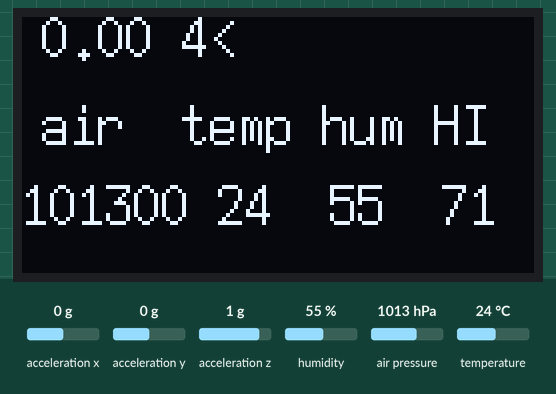
Simulated run of this sketch. Board: Arduino Uno, built with avr-gcc and run on an emulated ATmega328P. Parts: 128×64 one-colour display. Wiring (inferred from the names in the program): ADXL345 accelerometer at I2C address 0x53. Inputs (shaded band) come from the test bench; at power-on: acceleration x 0 g, acceleration y 0 g, acceleration z 1 g, humidity 55 %, air pressure 1013 hPa, temperature 24 °C. What the sketch prints to the serial monitor is not drawn.

Above: at 5.9 s.
6.0 s: acceleration x set to -1.4 g
At 8.5 s:
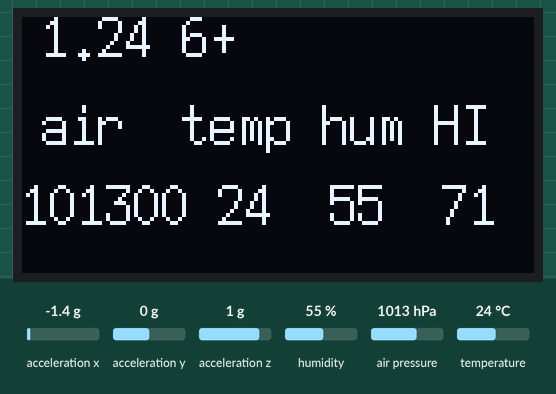
9.5 s: acceleration y set to -1.4 g
At 12.8 s:
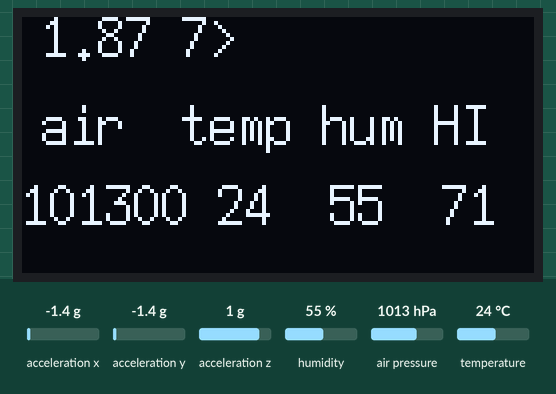
13.5 s: acceleration z set to -1.4 g
At 17.1 s:
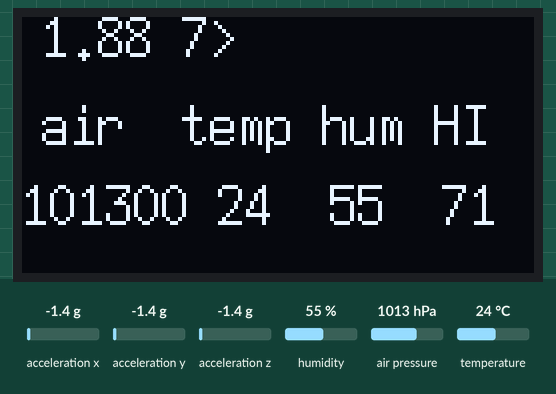
17.5 s: humidity set to 22 %
At 20.8 s:
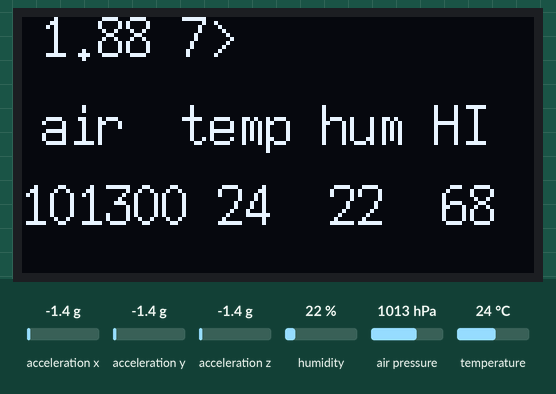
21.5 s: air pressure set to 952 hPa
At 24.5 s:
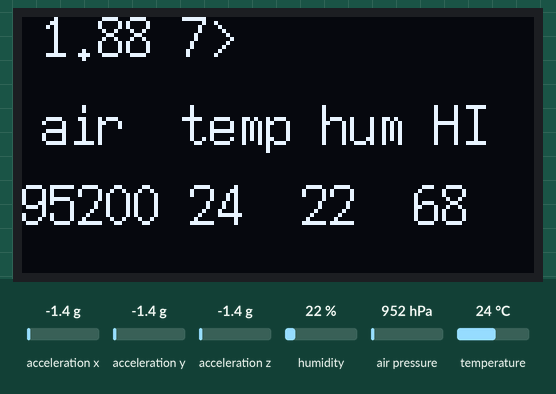
25.5 s: temperature set to 12 °C
At 28.8 s:
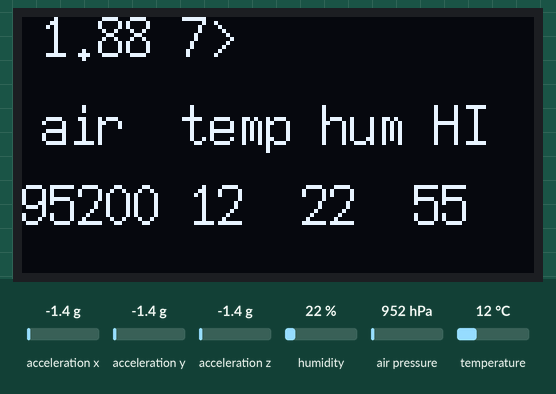
Timing chart, 0 to 30.3 s (numbered marks = the images above; inputs shaded):
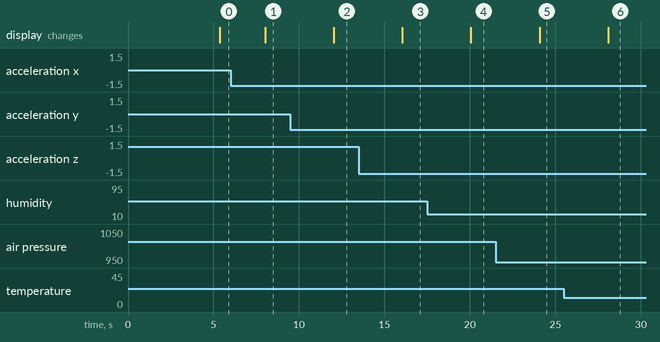

Measured:
- after the input at 6.0 s, the display: changes after 2.0 s (image 1)
- after the input at 9.5 s, the display: changes after 2.5 s (image 2)
- after the input at 13.5 s, the display: changes after 2.5 s (image 3)
- after the input at 17.5 s, the display: changes after 2.6 s (image 4)
- after the input at 21.5 s, the display: changes after 2.6 s (image 5)
- after the input at 25.5 s, the display: changes after 2.6 s (image 6)

The sketch:

OLED_adxl345_bme280.ino
```cpp
//install U8glib using Manage Libraries
//install BME280 by Tyler Glenn using Manage Libraries
#include <BME280I2C.h>
#include <Wire.h>
#include <U8glib.h>
#include "ADXL345.h"
U8GLIB_SSD1306_128X64 u8g(U8G_I2C_OPT_NONE);
BME280I2C bme;
bool metric=true;
int yPos = 0;
char data[20];
char data1[20];
int i=0;

double Xg, Yg, Zg,cX,cY,cZ;
ADXL345 acc;

void setup(void) {
acc.begin();
u8g.setColorIndex(1);
u8g.setFont(u8g_font_7x14);
for (int j=0;j<20;j++){data[j]=' ';}
Serial.begin(9600);
while(!Serial) {} // Wait
  while(!bme.begin()){
    Serial.println("Could not find BME280 sensor!");
    delay(1000);     }

 cX=cY=cZ=0;
 for(int i=0;i<20;i++){
 acc.read(&Xg, &Yg, &Zg);
  cX =cX+ abs(Xg);
  cY =cY+ abs(Yg);
  cZ =cZ+ abs(Zg);
  delay(200);
 }
cX=cX/20;
cY=cY/20;
cZ=cZ/20;
Serial.print(cX);
Serial.print(" ");
Serial.print(cY);
Serial.print(" ");
Serial.println(cZ);
Serial.println("Start");
}

void serialEvent(){
  for(i-0;i<20;i++){data1[i]=' ';}
char c;
i=0;
while(Serial.available()>0){
c=Serial.read();
if (c!='\n') {data1[i]=c;i++;}
else {i=0;break;}
}
}

void loop(void) {
  double Xg, Yg, Zg,g,si;
  acc.read(&Xg, &Yg, &Zg);
Xg=abs(abs(Xg)-cX);
Yg=abs(abs(Yg)-cY);
Zg=abs(abs(Zg)-cZ);
g=sqrt(pow(Xg,2.0)+pow(Yg,2.0)+pow(Zg,2.0));


float temp(NAN), hum(NAN), pres(NAN);
uint8_t pressureUnit(0);           // unit: B000 = Pa, B001 = hPa, B010 = Hg, B011 = atm, B100 = bar, B101 = torr, B110 = N/m^2, B111 = psi
bme.read(pres, temp, hum, metric, pressureUnit);
sprintf(data,"%ld %d",round(pres),round(temp));
float HI=0.81*temp+0.01*hum*(0.99*temp-14.3)+46.3;
sprintf(data,"%s  %d",data,round(hum));
sprintf(data,"%s  %d",data,round(HI));
dtostrf(g,1,2,data1);
Serial.println(data);
Serial.println(g);
if(g<0.11 ){sprintf(data1,"%s %s",data1,"4<");}
else if(g>0.11 && g<0.24){sprintf(data1,"%s %s",data1,"5-");}
else if(g>=0.24 && g<0.52){sprintf(data1,"%s %s",data1,"5+");}
else if(g>=0.52 && g<0.83){sprintf(data1,"%s %s",data1,"6-");}
else if(g>=0.83 && g<1.5){sprintf(data1,"%s %s",data1,"6+");}
else if(g>=1.5){sprintf(data1,"%s %s",data1,"7>");}
delay(1000);
yPos=52;
u8g.firstPage();
  do {
  u8g.drawStr(0,yPos,data);
  u8g.drawStr(5,10,data1);
  u8g.drawStr(5,32,"air  temp hum HI");
  } while(u8g.nextPage());
}
```

ADXL345.cpp
```cpp
// (licence header left out)
#include "ADXL345.h"
#include <Wire.h>

int ADXL345::writeRegister(byte reg_addr, int nbytes, byte *buffer)
{
	int written_bytes;

	Wire.beginTransmission(ADXL345::ADDRESS);
	Wire.write(reg_addr);
	written_bytes = Wire.write(buffer, nbytes);
	Wire.endTransmission();

	return written_bytes;
}

int ADXL345::readRegister(byte reg_addr, int nbytes, byte *buffer)
{
	int idx = 0;

	Wire.beginTransmission(ADXL345::ADDRESS);
	Wire.write(reg_addr);
	Wire.endTransmission();

	Wire.requestFrom(ADXL345::ADDRESS, nbytes);

	while(Wire.available() && idx < nbytes)
	{
		buffer[idx++] = Wire.read();
	}

	return idx;
}

ADXL345::ADXL345()
{
	Wire.begin();

	zG[0] = -20;
	zG[1] =  15;
	zG[2] = -23;
}

void ADXL345::begin()
{
	byte data = 0x08;
	writeRegister(ADXL345::POWER_CTL, 1, &data);
}

void ADXL345::end()
{
	byte data = 0x00;
	writeRegister(ADXL345::POWER_CTL, 1, &data);
}

void ADXL345::read(double *x, double *y, double *z)
{
	byte buffer[6];

	readRegister(ADXL345::DATAX0, 6, buffer);

	*x = ((buffer[0] + (buffer[1] << 8)) - zG[0])/256.0;
	*y = ((buffer[2] + (buffer[3] << 8)) - zG[1])/256.0;
	*z = ((buffer[4] + (buffer[5] << 8)) - zG[2])/256.0;
}

void ADXL345::read(int *x, int *y, int *z)
{
	byte buffer[6];

	readRegister(ADXL345::DATAX0, 6, buffer);

	*x = buffer[0] + (buffer[1] << 8);
	*y = buffer[2] + (buffer[3] << 8);
	*z = buffer[4] + (buffer[5] << 8);
}


void ADXL345::setRange(range_t range)
{
	switch(range)
	{
		case RANGE_16G:
		case RANGE_8G:
		case RANGE_4G:
		case RANGE_2G:
			writeRegister(ADXL345::DATA_FORMAT, 1, (byte *)&range);
			break;
	}
}

void ADXL345::setZeroG(double x, double y, double z)
{
	zG[0] = x*256.0;
	zG[1] = y*256.0;
	zG[2] = z*256.0;
}

void ADXL345::setZeroG(int x, int y, int z)
{
	zG[0] = x;
	zG[1] = y;
	zG[2] = z;
}
```

ADXL345.h
```cpp
// (licence header left out)
#ifndef _ADXL345_H
#define _ADXL345_H

#include <Arduino.h>

// All functions return -1 on error and 0 on success
class ADXL345
{
	private:
		/* ADXL345 Registers */
		enum info_t
		{
			DEVID          = 0x00,
			THRESH_TAP     = 0x1D,
			OFSX           = 0x1E,
			OFSY           = 0x1F,
			OFSZ           = 0x20,
			DUR            = 0x21,
			Latent         = 0x22,
			Window         = 0x23,
			THRESH_ACT     = 0x24,
			THRESH_INACT   = 0x25,
			TIME_INACT     = 0x26,
			ACT_INACT_CTL  = 0x27,
			THRESH_FF      = 0x28,
			TIME_FF        = 0x29,
			TAP_AXES       = 0x2A,
			ACT_TAP_STATUS = 0x2B,
			BW_RATE        = 0x2C,
			POWER_CTL      = 0x2D,
			INT_ENABLE     = 0x2E,
			INT_MAP        = 0x2F,
			INT_SOURCE     = 0x30,
			DATA_FORMAT    = 0x31,
			DATAX0         = 0x32,
			DATAX1         = 0x33,
			DATAY0         = 0x34,
			DATAY1         = 0x35,
			DATAZ0         = 0x36,
			DATAZ1         = 0x37,
			FIFO_CTL       = 0x38,
			FIFO_STATUS    = 0x39,
			ADDRESS        = 0xA7 >> 1
		};


		int zG[3];
		int readRegister(byte reg_addr, int nbytes, byte *buffer);
		int writeRegister(byte reg_addr, int nbytes, byte *buffer);

	public:
		enum range_t
		{
			RANGE_16G = 0x0B,
			RANGE_8G  = 0x0A,
			RANGE_4G  = 0x09,
			RANGE_2G  = 0x08
		};

		ADXL345();

		void begin();
		void end();

		//G Reading
		void read(double *x, double *y, double *z);

		//Raw reading
		void read(int *x, int *y, int *z);

		//Unit must be res_t
		void setRange(range_t range);

		//Unit must be G
		void setZeroG(double x, double y, double z);

		//Unit must be "Raw"
		void setZeroG(int x, int y, int z);
};

#endif // _ADXL345_H
```

NDIR_SoftwareSerial.cpp
```cpp
/*
Description:
This is a example code for Sandbox Electronics NDIR CO2 sensor module.
You can get one of those products on
http://sandboxelectronics.com

Version:
V1.2

Release Date:
2019-01-10

Author:
Tiequan Shao          support@sandboxelectronics.com

Lisence:
CC BY-NC-SA 3.0

Please keep the above information when you use this code in your project.
*/

#include <SoftwareSerial.h>
#include "NDIR_SoftwareSerial.h"
#define  RECEIVE_TIMEOUT  (100)

#if ARDUINO >= 100
    #include "Arduino.h"
#else
    #include "WProgram.h"
#endif

class SoftwareSerial;

uint8_t NDIR_SoftwareSerial::cmd_measure[9]                = {0xFF,0x01,0x9C,0x00,0x00,0x00,0x00,0x00,0x63};
uint8_t NDIR_SoftwareSerial::cmd_calibrateZero[9]          = {0xFF,0x01,0x87,0x00,0x00,0x00,0x00,0x00,0x78};
uint8_t NDIR_SoftwareSerial::cmd_enableAutoCalibration[9]  = {0xFF,0x01,0x79,0xA0,0x00,0x00,0x00,0x00,0xE6};
uint8_t NDIR_SoftwareSerial::cmd_disableAutoCalibration[9] = {0xFF,0x01,0x79,0x00,0x00,0x00,0x00,0x00,0x86};

NDIR_SoftwareSerial::NDIR_SoftwareSerial(uint8_t rx_pin, uint8_t tx_pin) : serial(rx_pin, tx_pin, false)
{
}


uint8_t NDIR_SoftwareSerial::begin()
{
    serial.begin(9600);

    if (measure()) {
        return true;
    } else {
        return false;
    }
}

uint8_t NDIR_SoftwareSerial::measure()
{
    uint8_t i;
    uint8_t buf[9];
    uint32_t start = millis();

    serial.flush();

    for (i=0; i<9; i++) {
        serial.write(cmd_measure[i]);
    }

    for (i=0; i<9;) {
        if (serial.available()) {
            buf[i++] = serial.read();
        }

        if (millis() - start > RECEIVE_TIMEOUT) {
            return false;
        }
    }

    if (parse(buf)) {
        return true;
    }

    return false;
}


void NDIR_SoftwareSerial::calibrateZero()
{
    uint8_t i;

    for (i=0; i<9; i++) {
        serial.write(cmd_calibrateZero[i]);
    }
}


void NDIR_SoftwareSerial::enableAutoCalibration()
{
    uint8_t i;

    for (i=0; i<9; i++) {
        serial.write(cmd_enableAutoCalibration[i]);
    }
}


void NDIR_SoftwareSerial::disableAutoCalibration()
{
    uint8_t i;

    for (i=0; i<9; i++) {
        serial.write(cmd_disableAutoCalibration[i]);
    }
}


uint8_t NDIR_SoftwareSerial::parse(uint8_t *pbuf)
{
    uint8_t i;
    uint8_t checksum = 0;

    for (i=0; i<9; i++) {
        checksum += pbuf[i];
    }

    if (pbuf[0] == 0xFF && pbuf[1] == 0x9C && checksum == 0xFF) {
        ppm = (uint32_t)pbuf[2] << 24 | (uint32_t)pbuf[3] << 16 | (uint32_t)pbuf[4] << 8 | pbuf[5];
        return true;
    } else {
        return false;
    }
}
```

NDIR_SoftwareSerial.h
```cpp
/*
Description:
This is a example code for Sandbox Electronics NDIR CO2 sensor module.
You can get one of those products on
http://sandboxelectronics.com

Version:
V1.2

Release Date:
2019-01-10

Author:
Tiequan Shao          support@sandboxelectronics.com

Lisence:
CC BY-NC-SA 3.0

Please keep the above information when you use this code in your project.
*/

#ifndef _NDIR_SOFTWARE_SERIAL_H_
#define _NDIR_SOFTWARE_SERIAL_H_

class NDIR_SoftwareSerial {
    public:
        NDIR_SoftwareSerial(uint8_t rx_pin, uint8_t tx_pin);

        uint32_t ppm;

        uint8_t  begin();
        uint8_t  measure();
        void     calibrateZero();
        void     enableAutoCalibration();
        void     disableAutoCalibration();

    private:
        SoftwareSerial serial;

        uint8_t  parse(uint8_t *pbuf);

        static uint8_t cmd_measure[9];
        static uint8_t cmd_calibrateZero[9];
        static uint8_t cmd_enableAutoCalibration[9];
        static uint8_t cmd_disableAutoCalibration[9];
};
#endif
```
